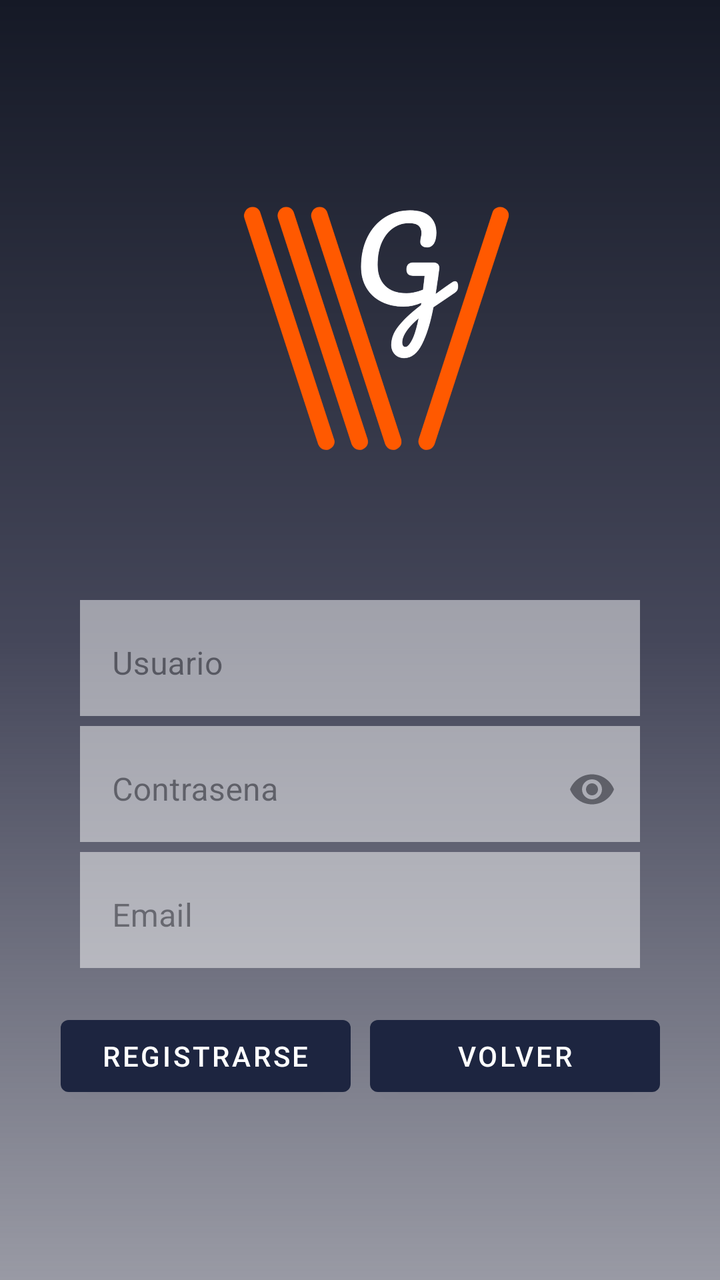
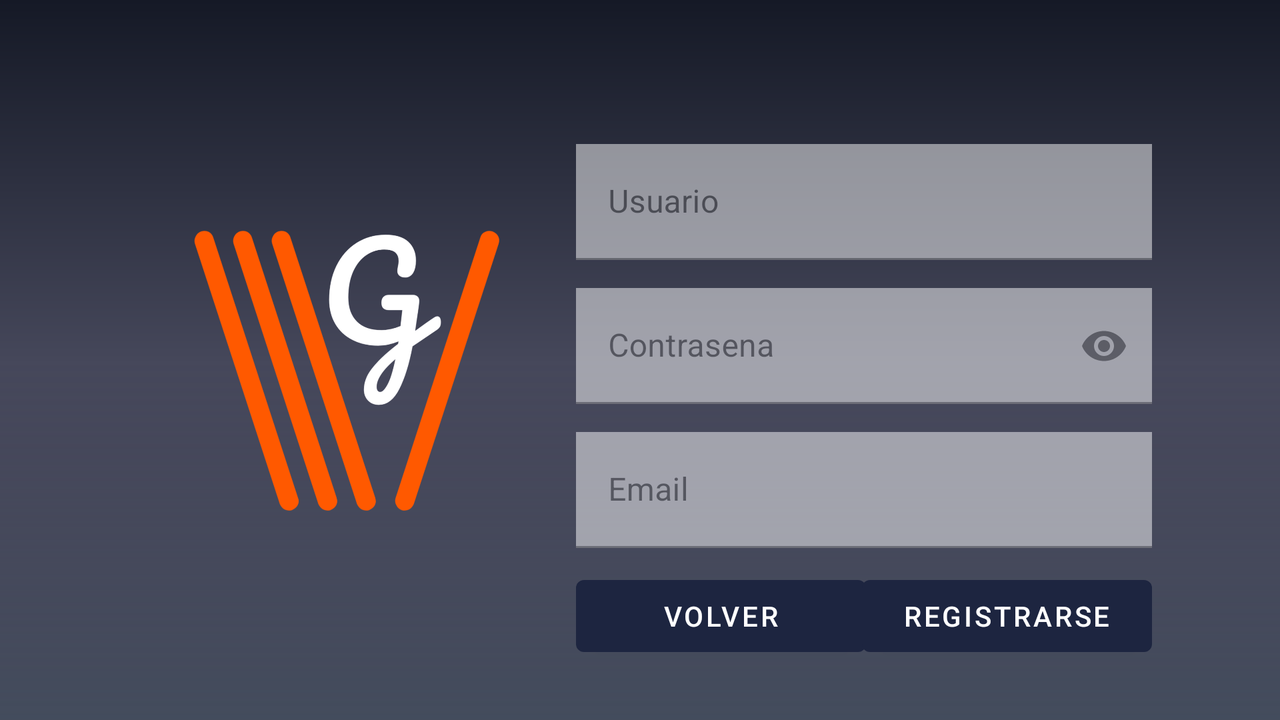

Compare how this app lays out the same screen by default and in its alternative resource folder. The renders come first, then the two layout files and the values they reference.
<!-- AndroidManifest.xml: activity theme AppTheme1 -->
<!-- res/layout/activity_register.xml -->
<?xml version="1.0" encoding="utf-8"?>
<androidx.constraintlayout.widget.ConstraintLayout xmlns:android="http://schemas.android.com/apk/res/android"
    xmlns:app="http://schemas.android.com/apk/res-auto"
    xmlns:tools="http://schemas.android.com/tools"
    android:layout_width="match_parent"
    android:layout_height="match_parent"
    android:background="@drawable/fondo"
    tools:context=".LoginActivity">

    

    <View
        android:layout_width="match_parent"
        android:layout_height="match_parent"
        android:background="@drawable/scrim"
        android:visibility="visible"
        />

    <ImageView
        android:id="@+id/imageView2"
        android:layout_width="300dp"
        android:layout_height="200dp"
        android:layout_marginTop="60dp"
        android:paddingLeft="20dp"
        android:src="@drawable/logo_empresa"
        app:layout_constraintEnd_toEndOf="@id/guideline2"
        app:layout_constraintStart_toStartOf="@id/guideline1"
        app:layout_constraintTop_toTopOf="parent" />

    <com.google.android.material.textfield.TextInputLayout
        android:id="@+id/usernameTIL"
        style="@style/Widget.MaterialComponents.TextInputLayout.OutlinedBox"
        android:layout_width="0dp"
        android:layout_height="58dp"
        android:layout_marginLeft="40dp"
        android:layout_marginTop="40dp"
        android:layout_marginRight="40dp"
        android:alpha="0.5"
        android:background="@android:color/white"
        android:hint="Usuario"
        app:layout_constraintEnd_toEndOf="parent"
        app:layout_constraintStart_toStartOf="parent"
        app:layout_constraintTop_toBottomOf="@id/imageView2">

        <com.google.android.material.textfield.TextInputEditText
            android:layout_width="match_parent"
            android:layout_height="match_parent"
            android:background="@android:color/white" />

    </com.google.android.material.textfield.TextInputLayout>


    <com.google.android.material.textfield.TextInputLayout
        android:id="@+id/passwordTIL"
        style="@style/Widget.MaterialComponents.TextInputLayout.OutlinedBox"
        android:layout_width="0dp"
        android:layout_height="58dp"
        android:layout_marginLeft="40dp"
        android:layout_marginTop="5dp"
        android:layout_marginRight="40dp"
        android:alpha="0.5"
        android:background="@android:color/white"
        android:hint="Contrasena"
        app:endIconMode="password_toggle"
        app:layout_constraintEnd_toEndOf="parent"
        app:layout_constraintStart_toStartOf="parent"
        app:layout_constraintTop_toBottomOf="@id/usernameTIL">

        <com.google.android.material.textfield.TextInputEditText
            android:layout_width="match_parent"
            android:layout_height="match_parent"
            android:background="@android:color/white"
            android:inputType="textPassword" />

    </com.google.android.material.textfield.TextInputLayout>

    <com.google.android.material.textfield.TextInputLayout
        android:id="@+id/emailTIL"
        style="@style/Widget.MaterialComponents.TextInputLayout.OutlinedBox"
        android:layout_width="0dp"
        android:layout_height="58dp"
        android:layout_marginLeft="40dp"
        android:layout_marginTop="5dp"
        android:layout_marginRight="40dp"
        android:alpha="0.5"
        android:background="@android:color/white"
        android:hint="Email"
        app:layout_constraintEnd_toEndOf="parent"
        app:layout_constraintStart_toStartOf="parent"
        app:layout_constraintTop_toBottomOf="@id/passwordTIL">

        <com.google.android.material.textfield.TextInputEditText
            android:layout_width="match_parent"
            android:layout_height="match_parent"
            android:background="@android:color/white"
            android:inputType="textEmailAddress" />

    </com.google.android.material.textfield.TextInputLayout>

    <androidx.constraintlayout.widget.Guideline
        android:id="@+id/guideline1"
        android:layout_width="wrap_content"
        android:layout_height="wrap_content"
        android:orientation="vertical"
        app:layout_constraintGuide_percent="0.10" />

    <androidx.constraintlayout.widget.Guideline
        android:id="@+id/guideline2"
        android:layout_width="wrap_content"
        android:layout_height="wrap_content"
        android:orientation="vertical"
        app:layout_constraintGuide_percent="0.90" />
    <androidx.constraintlayout.widget.Guideline
        android:id="@+id/guideline3"
        android:layout_width="wrap_content"
        android:layout_height="wrap_content"
        android:orientation="vertical"
        app:layout_constraintGuide_percent="0.47" />
    <androidx.constraintlayout.widget.Guideline
        android:id="@+id/guideline4"
        android:layout_width="wrap_content"
        android:layout_height="wrap_content"
        android:orientation="vertical"
        app:layout_constraintGuide_percent="0.53" />

    <com.google.android.material.button.MaterialButton
        android:id="@+id/material_btn_volver"
        android:layout_width="145dp"
        android:layout_height="wrap_content"
        android:layout_marginTop="20dp"
        android:text="@string/txt_volver"
        app:layout_constraintEnd_toEndOf="@+id/guideline2"
        app:layout_constraintStart_toStartOf="@id/guideline4"
        app:layout_constraintTop_toBottomOf="@+id/emailTIL" />

    <com.google.android.material.button.MaterialButton
        android:id="@+id/material_btn_Registrarse"
        android:layout_width="145dp"
        android:layout_height="wrap_content"
        android:layout_marginTop="20dp"
        android:text="@string/txt_registrar"
        app:layout_constraintEnd_toStartOf="@id/guideline3"
        app:layout_constraintStart_toStartOf="@id/guideline1"
        app:layout_constraintTop_toBottomOf="@+id/emailTIL" />

</androidx.constraintlayout.widget.ConstraintLayout>
<!-- resources referenced by this layout -->
<resources>
  <!-- drawable logo_empresa: png bitmap (drawable-v24, 169949 bytes) -->
  <!-- drawable scrim (drawable) -->
  <?xml version="1.0" encoding="utf-8"?>
  <shape android:shape="rectangle" xmlns:android="http://schemas.android.com/apk/res/android">
  <gradient
      android:angle="-90"
  
      android:startColor="#FF151926"
      android:centerColor="#45475A"
      android:endColor="#8C45475A"
      android:type="linear"
      />
  </shape>
  <string name="txt_registrar">REGISTRARSE</string>
  <string name="txt_volver">VOLVER</string>
  <style name="AppTheme1" parent="Theme.MaterialComponents.DayNight.NoActionBar">
          
          <item name="colorPrimary">@color/colorPrimary</item>
          <item name="colorPrimaryDark">@color/colorPrimaryDark</item>
          <item name="colorAccent">@color/colorAccent</item>
          <item name="color">@color/color1</item>
          <item name="colorSecondary">@color/color2</item>
      </style>
  <color name="colorPrimary">#1D2540</color>
  <color name="colorPrimaryDark">#151926</color>
  <color name="colorAccent">#F2D7D0</color>
  <color name="color1">#8C6582</color>
  <color name="color2">#BF939F</color>
</resources>
<!-- res/layout-land/activity_register.xml (the repository's variant of the layout above) -->
<!-- drawn on the phone turned sideways -->
<?xml version="1.0" encoding="utf-8"?>
<androidx.constraintlayout.widget.ConstraintLayout xmlns:android="http://schemas.android.com/apk/res/android"
    xmlns:app="http://schemas.android.com/apk/res-auto"
    xmlns:tools="http://schemas.android.com/tools"
    android:layout_width="match_parent"
    android:layout_height="match_parent"
    android:background="@drawable/gradient"
    tools:context=".LoginActivity">

    <View
        android:id="@+id/view"
        android:layout_width="0dp"
        android:layout_height="0dp"
        android:background="@drawable/scrim"
        android:visibility="visible"
        app:layout_constraintBottom_toBottomOf="parent"
        app:layout_constraintEnd_toEndOf="parent"
        app:layout_constraintStart_toStartOf="parent"
        app:layout_constraintTop_toTopOf="parent" />


    <ImageView
        android:id="@+id/imageView"
        android:layout_width="331dp"
        android:layout_height="379dp"
        android:layout_marginTop="59dp"
        android:layout_marginEnd="42dp"
        android:layout_marginBottom="59dp"
        android:paddingLeft="20dp"
        app:layout_constraintBottom_toBottomOf="parent"
        app:layout_constraintStart_toStartOf="parent"
        app:layout_constraintTop_toTopOf="parent"
        android:src="@drawable/logo_empresa" />

    <com.google.android.material.textfield.TextInputLayout
        android:id="@+id/usernameTIL"
        android:layout_width="0dp"
        android:layout_height="58dp"
        android:alpha="0.5"
        android:background="@android:color/white"
        android:hint="Usuario"
        app:layout_constraintStart_toStartOf="@+id/guideline3"
        app:layout_constraintEnd_toStartOf="@+id/guideline4"
        app:layout_constraintTop_toTopOf="@+id/guidelineH1"
        tools:layout_editor_absoluteX="40dp"
        tools:layout_editor_absoluteY="155dp">

        <com.google.android.material.textfield.TextInputEditText
            android:layout_width="match_parent"
            android:layout_height="match_parent"
            android:background="@android:color/white" />

    </com.google.android.material.textfield.TextInputLayout>


    <com.google.android.material.textfield.TextInputLayout
        android:id="@+id/passwordTIL"
        android:layout_width="0dp"
        android:layout_height="58dp"
        android:alpha="0.5"
        android:background="@android:color/white"
        android:hint="Contrasena"
        app:endIconMode="password_toggle"
        app:layout_constraintStart_toStartOf="@+id/guideline3"
        app:layout_constraintEnd_toStartOf="@+id/guideline4"
        app:layout_constraintTop_toTopOf="@+id/guidelineH2"
        tools:layout_editor_absoluteX="40dp"
        tools:layout_editor_absoluteY="229dp">

        <com.google.android.material.textfield.TextInputEditText
            android:layout_width="match_parent"
            android:layout_height="match_parent"
            android:background="@android:color/white"
            android:inputType="textPassword" />
    </com.google.android.material.textfield.TextInputLayout>

    <com.google.android.material.textfield.TextInputLayout
        android:id="@+id/emailTIL"
        android:layout_width="0dp"
        android:layout_height="58dp"
        android:alpha="0.5"
        android:background="@android:color/white"
        android:hint="Email"
        app:layout_constraintStart_toStartOf="@+id/guideline3"
        app:layout_constraintEnd_toStartOf="@+id/guideline4"
        app:layout_constraintTop_toTopOf="@+id/guidelineH3"
        tools:layout_editor_absoluteX="40dp"
        tools:layout_editor_absoluteY="229dp">

        <com.google.android.material.textfield.TextInputEditText
            android:layout_width="match_parent"
            android:layout_height="match_parent"
            android:background="@android:color/white"
            android:inputType="textEmailAddress" />
    </com.google.android.material.textfield.TextInputLayout>

    <androidx.constraintlayout.widget.Guideline
        android:id="@+id/guideline1"
        android:layout_width="wrap_content"
        android:layout_height="wrap_content"
        android:orientation="vertical"
        app:layout_constraintGuide_percent="0.10" />

    <androidx.constraintlayout.widget.Guideline
        android:id="@+id/guideline4"
        android:layout_width="wrap_content"
        android:layout_height="wrap_content"
        android:orientation="vertical"
        app:layout_constraintGuide_percent="0.90" />

    <androidx.constraintlayout.widget.Guideline
        android:id="@+id/guideline2"
        android:layout_width="wrap_content"
        android:layout_height="wrap_content"
        android:orientation="vertical"
        app:layout_constraintGuide_percent="0.35" />

    <androidx.constraintlayout.widget.Guideline
        android:id="@+id/guideline3"
        android:layout_width="wrap_content"
        android:layout_height="wrap_content"
        android:orientation="vertical"
        app:layout_constraintGuide_percent="0.45" />

    <androidx.constraintlayout.widget.Guideline
        android:id="@+id/guidelineH1"
        android:layout_width="wrap_content"
        android:layout_height="wrap_content"
        android:orientation="horizontal"
        app:layout_constraintGuide_percent="0.20" />

    <androidx.constraintlayout.widget.Guideline
        android:id="@+id/guidelineH2"
        android:layout_width="wrap_content"
        android:layout_height="wrap_content"
        android:orientation="horizontal"
        app:layout_constraintGuide_percent="0.40" />

    <androidx.constraintlayout.widget.Guideline
        android:id="@+id/guidelineH3"
        android:layout_width="wrap_content"
        android:layout_height="wrap_content"
        android:orientation="horizontal"
        app:layout_constraintGuide_percent="0.60" />

    <com.google.android.material.button.MaterialButton
        android:id="@+id/material_btn_volver"
        android:layout_width="145dp"
        android:layout_height="wrap_content"
        android:layout_marginTop="10dp"
        android:text="@string/txt_volver"
        app:layout_constraintStart_toStartOf="@id/guideline3"
        app:layout_constraintTop_toBottomOf="@+id/emailTIL" />

    <com.google.android.material.button.MaterialButton
        android:id="@+id/material_btn_Registrarse"
        android:layout_width="145dp"
        android:layout_height="wrap_content"
        android:layout_marginTop="10dp"
        android:text="@string/txt_registrar"
        app:layout_constraintEnd_toStartOf="@id/guideline4"
        app:layout_constraintTop_toBottomOf="@+id/emailTIL" />

</androidx.constraintlayout.widget.ConstraintLayout>
<!-- resources referenced by the variant -->
<!-- as the phone turned sideways resolves them -->
<resources>
  <!-- drawable gradient (drawable-v24) -->
  <?xml version="1.0" encoding="utf-8"?>
  <shape xmlns:android="http://schemas.android.com/apk/res/android"
      android:shape="rectangle">
      <gradient
  
          android:startColor="#41515F"
          android:centerColor="#45475A"
          android:endColor="#493D55"
          android:angle="90"/>
      <corners
          android:radius="0dp"/>
  </shape>
  <!-- drawable logo_empresa: png bitmap (drawable-v24, 169949 bytes) -->
  <!-- drawable scrim (drawable) -->
  <?xml version="1.0" encoding="utf-8"?>
  <shape android:shape="rectangle" xmlns:android="http://schemas.android.com/apk/res/android">
  <gradient
      android:angle="-90"
  
      android:startColor="#FF151926"
      android:centerColor="#45475A"
      android:endColor="#8C45475A"
      android:type="linear"
      />
  </shape>
  <string name="txt_registrar">REGISTRARSE</string>
  <string name="txt_volver">VOLVER</string>
  <style name="AppTheme1" parent="Theme.MaterialComponents.DayNight.NoActionBar">
          
          <item name="colorPrimary">@color/colorPrimary</item>
          <item name="colorPrimaryDark">@color/colorPrimaryDark</item>
          <item name="colorAccent">@color/colorAccent</item>
          <item name="color">@color/color1</item>
          <item name="colorSecondary">@color/color2</item>
      </style>
  <color name="colorPrimary">#1D2540</color>
  <color name="colorPrimaryDark">#151926</color>
  <color name="colorAccent">#F2D7D0</color>
  <color name="color1">#8C6582</color>
  <color name="color2">#BF939F</color>
</resources>
